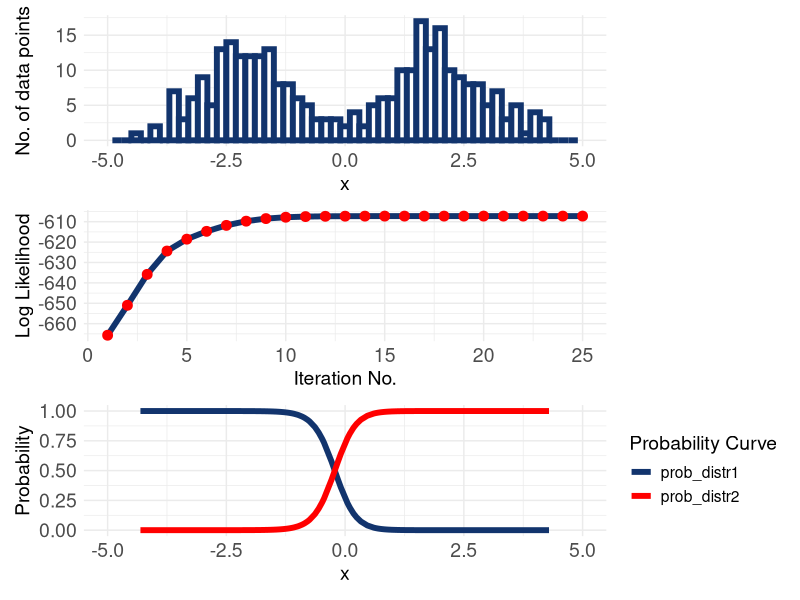

The R script that drew this image:
library(dplyr)
library(ggplot2)
library(patchwork)



#SECTION 1 - APPLYING THE EXPECTATION-MAXIMISATION ALGORITHM, AS USED BY GAUSSIAN MIXTURE MODELS (GMM) clustering
#-Purpose is to assign each data point a probability of belonging to a particular cluster




#Step 0) Generate synthetic data from 2 different Gaussian distributions:
set.seed(123)
n <- 300  #no. of data points

#150 data points from 1 distribution, 150 from the other.
x <- c(rnorm(n/2, mean = -2, sd = 1), rnorm(n/2, mean = 2, sd = 1))


#We want to find the parameters for our distributions that maximise the likelihood of the observed data
#-Initialise parameters (mixing proportion, mean and SD)
#--The mixing proportion is the fraction of the total data we expect to come from each distribution
pi1 <- 0.5
pi2 <- 0.5
mu1 <- -1
mu2 <- 1
sigma1 <- 1
sigma2 <- 3


#Apply EM algorithm - do 100 iterations
loglik <- c()
for (k in 1:100) {

       #Step 1) Expectation:

       #Equation 151 in paper - compute probability for each data point belonging to each cluster (1 or 2)
       gamma1 <- pi1 * dnorm(x, mean = mu1, sd = sigma1) / 
              (pi1 * dnorm(x, mean = mu1, sd = sigma1) + pi2 * dnorm(x, mean = mu2, sd = sigma2))

       gamma2 <- pi2 * dnorm(x, mean = mu2, sd = sigma2) / (pi1 * dnorm(x, mean = mu1, sd = sigma1) + pi2 * dnorm(x, mean = mu2, sd = sigma2))


       #Step 2) Maximisation (equations 154 in text)
       pi1 <- mean(gamma1)
       pi2 <- mean(gamma2)

       mu1 <- sum(gamma1 * x)/sum(gamma1)
       mu2 <- sum(gamma2 * x)/sum(gamma2)

       sigma1 <- sqrt(sum(gamma1 * (x - mu1)^2)/sum(gamma1))
       sigma2 <- sqrt(sum(gamma2 * (x - mu2)^2)/sum(gamma2))

       #Compute log-likelihood:
       loglik[k] <- sum(log(pi1 * dnorm(x, mean = mu1, sd = sigma1) + pi2 * dnorm(x, mean = mu2, sd = sigma2)))

       #Convergence check
       if (k > 1 && abs(loglik[k] - loglik[k - 1]) < 1e-6) break

}

#So I think gamma1 has the probabilities that data point n belongs to distribution 1...
#...and gamma2 has the probabilities that data point n belongs to distribution 2.
#I.e. this is what is returned in the 'z' variable when applying Mclust.


#NOTE - BEAR IN MIND THAT THIS EXAMPLE IS A BIT STRANGE AS WE'VE GENERATED SYNTHETIC DATA FROM 2 DISTRIBUTIONS...
#...AND THEN USED THAT SAME DATA TO UPDATE THE PARAMETERS OF THOSE DISTRIBUTIONS. IN PRACTICE, WE'D ASSUME...
#...THE DISTRIBUTIONS, THEN USE E.G. THE IRIS DATA TO UPDATE THE PARAMS WHICH MAXIMISE THE LIKELIHOOD & ASSIGN PROBS



#-----------------------------------




#Collate results
combined_data <- data.frame(orig_values = x, 
                            prob_distr1 = gamma1,
                            prob_distr2 = gamma2)


#-a) A histogram of the initial (full) distribution (x)
initial_data_histogram <- ggplot(combined_data, aes(x = x)) +
                            geom_histogram(binwidth = 0.2, fill = 'white', colour = '#12346D', linewidth = 2.0) +
                            theme_minimal() +
                            ylab("No. of data points") +
                            theme(text = element_text(size = 14),
                                axis.text = element_text(size = 14)) +
                            scale_x_continuous(limits = c(-5, 5))
                            


#-b) Original values vs probability they come from distr 1 and 2
value_vs_probability_plot <- ggplot(combined_data, aes(x = x)) +
                          geom_line(aes(y = prob_distr1, colour = "prob_distr1"), linewidth = 2.0) +
                          geom_line(aes(y = prob_distr2, colour = "prob_distr2"), linewidth = 2.0) +
                          theme_minimal() +
                          ylab("Probability") +
                          theme(text = element_text(size = 14),
                                axis.text = element_text(size = 14)) +
                          scale_x_continuous(limits = c(-5, 5)) +
                          scale_colour_manual(values = c("prob_distr1" = "#12346D", "prob_distr2" = "red"), 
                                              name = "Probability Curve")


#c) A line chart showing how the log-likelihood changes over time
loglik_results <- data.frame(iteration_no = seq(1, length(loglik), 1),
                             loglik = loglik)

loglik_results_plot <- ggplot(loglik_results, aes(x = iteration_no, y = loglik)) +
                        geom_line(colour = '#12346D', linewidth = 2.0) +
                        geom_point(colour = 'red', size = 3.0) +
                        theme_minimal() +
                        xlab("Iteration No.") +
                        ylab("Log Likelihood") +
                        theme(text = element_text(size = 14),
                                axis.text = element_text(size = 14))

all_EM_plots_combined <- initial_data_histogram / loglik_results_plot / value_vs_probability_plot
ggsave("outputs/all_EM_plots_combined.png", plot = all_EM_plots_combined)




#BELOW WAS GOING TO APPLY VARIATIONAL INFERENCE ALGORITHM (SIMILAR TO EM, ABOVE) TO APPLY VMFT
#-Purpose is to acquire a posterior distribution which approximates the underlying data
#BUT I HAVEN'T QUITE BEEN ABLE TO WORK OUT YET EXACTLY HOW THE IMPLEMENTATION/ALGORITHM IS SUPPOSED TO DIFFER

